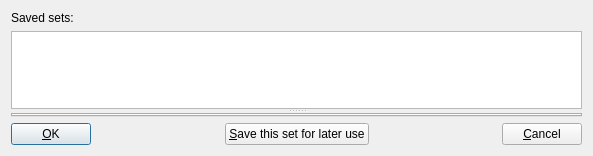
<?xml version="1.0" encoding="UTF-8"?>
<ui version="4.0">
 <class>ActivateCardsDlg</class>
 <widget class="QDialog" name="ActivateCardsDlg">
  <property name="geometry">
   <rect>
    <x>0</x>
    <y>0</y>
    <width>593</width>
    <height>156</height>
   </rect>
  </property>
  <property name="windowTitle">
   <string>(De)activate cards</string>
  </property>
  <layout class="QVBoxLayout" name="verticalLayout_3">
   <item>
    <widget class="QSplitter" name="splitter">
     <property name="orientation">
      <enum>Qt::Vertical</enum>
     </property>
     <widget class="QWidget" name="layoutWidget">
      <layout class="QVBoxLayout" name="saved_sets_layout">
       <item>
        <widget class="QLabel" name="saved_sets_label">
         <property name="text">
          <string>Saved sets:</string>
         </property>
        </widget>
       </item>
       <item>
        <widget class="QListWidget" name="saved_sets">
         <property name="contextMenuPolicy">
          <enum>Qt::CustomContextMenu</enum>
         </property>
        </widget>
       </item>
      </layout>
     </widget>
     <widget class="QWidget" name="layoutWidget">
      <layout class="QVBoxLayout" name="criterion_layout">
       <item>
        <widget class="QTabWidget" name="tab_widget">
         <property name="currentIndex">
          <number>-1</number>
         </property>
        </widget>
       </item>
       <item>
        <layout class="QHBoxLayout" name="horizontalLayout_3">
         <item>
          <widget class="QPushButton" name="ok_button">
           <property name="text">
            <string>&amp;OK</string>
           </property>
           <property name="autoDefault">
            <bool>true</bool>
           </property>
           <property name="default">
            <bool>true</bool>
           </property>
          </widget>
         </item>
         <item>
          <spacer name="horizontalSpacer_4">
           <property name="orientation">
            <enum>Qt::Horizontal</enum>
           </property>
           <property name="sizeHint" stdset="0">
            <size>
             <width>40</width>
             <height>20</height>
            </size>
           </property>
          </spacer>
         </item>
         <item>
          <widget class="QPushButton" name="save_button">
           <property name="text">
            <string>&amp;Save this set for later use</string>
           </property>
           <property name="autoDefault">
            <bool>true</bool>
           </property>
          </widget>
         </item>
         <item>
          <spacer name="horizontalSpacer_2">
           <property name="orientation">
            <enum>Qt::Horizontal</enum>
           </property>
           <property name="sizeHint" stdset="0">
            <size>
             <width>40</width>
             <height>20</height>
            </size>
           </property>
          </spacer>
         </item>
         <item>
          <widget class="QPushButton" name="cancel_button">
           <property name="text">
            <string>&amp;Cancel</string>
           </property>
          </widget>
         </item>
        </layout>
       </item>
      </layout>
     </widget>
    </widget>
   </item>
  </layout>
 </widget>
 <resources/>
 <connections>
  <connection>
   <sender>ok_button</sender>
   <signal>clicked()</signal>
   <receiver>ActivateCardsDlg</receiver>
   <slot>accept()</slot>
   <hints>
    <hint type="sourcelabel">
     <x>29</x>
     <y>485</y>
    </hint>
    <hint type="destinationlabel">
     <x>303</x>
     <y>251</y>
    </hint>
   </hints>
  </connection>
  <connection>
   <sender>save_button</sender>
   <signal>clicked()</signal>
   <receiver>ActivateCardsDlg</receiver>
   <slot>save_set()</slot>
   <hints>
    <hint type="sourcelabel">
     <x>290</x>
     <y>485</y>
    </hint>
    <hint type="destinationlabel">
     <x>303</x>
     <y>251</y>
    </hint>
   </hints>
  </connection>
  <connection>
   <sender>cancel_button</sender>
   <signal>clicked()</signal>
   <receiver>ActivateCardsDlg</receiver>
   <slot>reject()</slot>
   <hints>
    <hint type="sourcelabel">
     <x>564</x>
     <y>485</y>
    </hint>
    <hint type="destinationlabel">
     <x>303</x>
     <y>251</y>
    </hint>
   </hints>
  </connection>
  <connection>
   <sender>saved_sets</sender>
   <signal>itemActivated(QListWidgetItem*)</signal>
   <receiver>ActivateCardsDlg</receiver>
   <slot>load_set()</slot>
   <hints>
    <hint type="sourcelabel">
     <x>303</x>
     <y>125</y>
    </hint>
    <hint type="destinationlabel">
     <x>303</x>
     <y>251</y>
    </hint>
   </hints>
  </connection>
  <connection>
   <sender>saved_sets</sender>
   <signal>customContextMenuRequested(QPoint)</signal>
   <receiver>ActivateCardsDlg</receiver>
   <slot>saved_sets_custom_menu()</slot>
   <hints>
    <hint type="sourcelabel">
     <x>172</x>
     <y>79</y>
    </hint>
    <hint type="destinationlabel">
     <x>172</x>
     <y>89</y>
    </hint>
   </hints>
  </connection>
  <connection>
   <sender>tab_widget</sender>
   <signal>currentChanged(int)</signal>
   <receiver>ActivateCardsDlg</receiver>
   <slot>change_widget()</slot>
   <hints>
    <hint type="sourcelabel">
     <x>172</x>
     <y>142</y>
    </hint>
    <hint type="destinationlabel">
     <x>172</x>
     <y>89</y>
    </hint>
   </hints>
  </connection>
  <connection>
   <sender>saved_sets</sender>
   <signal>currentItemChanged(QListWidgetItem*,QListWidgetItem*)</signal>
   <receiver>ActivateCardsDlg</receiver>
   <slot>change_set()</slot>
   <hints>
    <hint type="sourcelabel">
     <x>172</x>
     <y>63</y>
    </hint>
    <hint type="destinationlabel">
     <x>172</x>
     <y>73</y>
    </hint>
   </hints>
  </connection>
  <connection>
   <sender>saved_sets</sender>
   <signal>itemDoubleClicked(QListWidgetItem*)</signal>
   <receiver>ActivateCardsDlg</receiver>
   <slot>select_set_and_close()</slot>
   <hints>
    <hint type="sourcelabel">
     <x>296</x>
     <y>63</y>
    </hint>
    <hint type="destinationlabel">
     <x>296</x>
     <y>73</y>
    </hint>
   </hints>
  </connection>
 </connections>
</ui>
